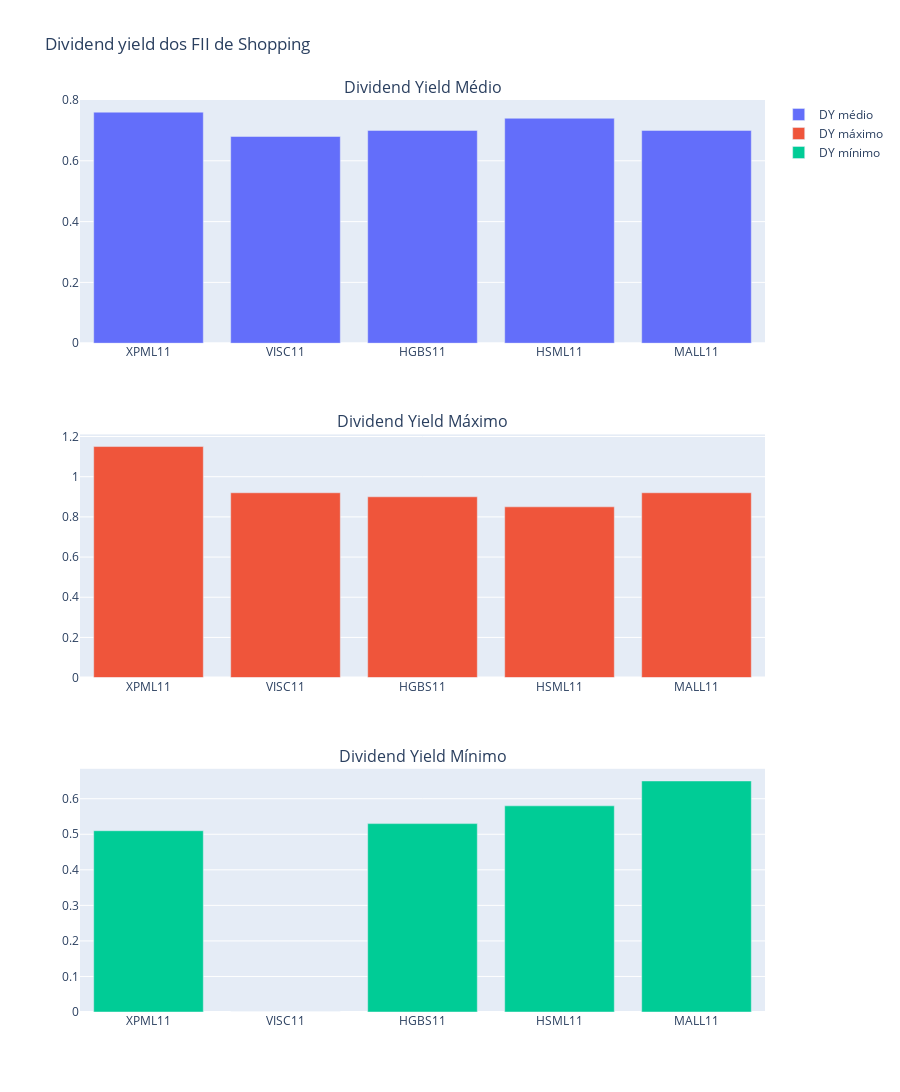

Notebook source saved alongside this figure:
### Code cell
# Dividend yield médio, máximo e mínimo dos FII 
df_shoppings_dy = dy_fii(df=fii_shoppping)

# Plotando o dividend yield médio, máximo e mínimo
fig = make_subplots(
    rows=3, 
    cols=1,
    subplot_titles=[
        'Dividend Yield Médio',
        'Dividend Yield Máximo',
        'Dividend Yield Mínimo'
    ],
    vertical_spacing=0.1
    )

fig.add_trace(go.Bar(
    x=df_shoppings_dy.index,
    y=df_shoppings_dy['dy_medio'],
    name='DY médio'
), row=1, col=1)

fig.add_trace(go.Bar(
    x=df_shoppings_dy.index,
    y=df_shoppings_dy['dy_max'],
     name='DY máximo'
), row=2, col=1)

fig.add_trace(go.Bar(
    x=df_shoppings_dy.index,
    y=df_shoppings_dy['dy_min'],
     name='DY mínimo'
), row=3, col=1)

fig.update_layout(
    title='Dividend yield dos FII de Shopping',
    height=1200)

fig.show()

### Figure 1 — Plotly figure (JSON) as saved in the notebook; plotly's stock layout.template omitted (floating-point values rounded to 4 significant figures)
{"data": [{"name": "DY médio", "type": "bar", "x": ["XPML11", "VISC11", "HGBS11", "HSML11", "MALL11"], "xaxis": "x", "y": [0.76, 0.68, 0.7, 0.74, 0.7], "yaxis": "y"}, {"name": "DY máximo", "type": "bar", "x": ["XPML11", "VISC11", "HGBS11", "HSML11", "MALL11"], "xaxis": "x2", "y": [1.15, 0.92, 0.9, 0.85, 0.92], "yaxis": "y2"}, {"name": "DY mínimo", "type": "bar", "x": ["XPML11", "VISC11", "HGBS11", "HSML11", "MALL11"], "xaxis": "x3", "y": [0.51, 0, 0.53, 0.58, 0.65], "yaxis": "y3"}], "layout": {"annotations": [{"font": {"size": 16}, "showarrow": false, "text": "Dividend Yield Médio", "x": 0.5, "xanchor": "center", "xref": "paper", "y": 1, "yanchor": "bottom", "yref": "paper"}, {"font": {"size": 16}, "showarrow": false, "text": "Dividend Yield Máximo", "x": 0.5, "xanchor": "center", "xref": "paper", "y": 0.6333, "yanchor": "bottom", "yref": "paper"}, {"font": {"size": 16}, "showarrow": false, "text": "Dividend Yield Mínimo", "x": 0.5, "xanchor": "center", "xref": "paper", "y": 0.2667, "yanchor": "bottom", "yref": "paper"}], "height": 1200, "title": {"text": "Dividend yield dos FII de Shopping"}, "xaxis": {"anchor": "y", "domain": [0, 1]}, "xaxis2": {"anchor": "y2", "domain": [0, 1]}, "xaxis3": {"anchor": "y3", "domain": [0, 1]}, "yaxis": {"anchor": "x", "domain": [0.7333, 1]}, "yaxis2": {"anchor": "x2", "domain": [0.3667, 0.6333]}, "yaxis3": {"anchor": "x3", "domain": [0, 0.2667]}}}
